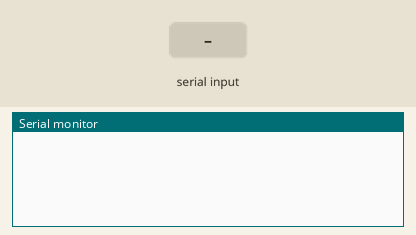
A sketch run on a simulated Arduino Mega 2560, built with avr-gcc and run on an emulated ATmega2560. Shown: the last lines printed to the serial monitor. The test bench sets the inputs (shaded band).

Above: at 1.2 s.
1.3 s: "90,45\n" received over the second serial link
At 2.1 s:
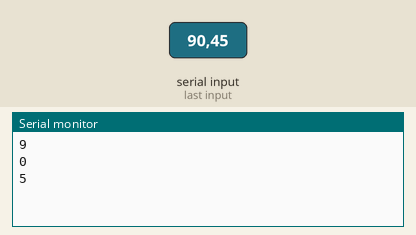
2.8 s: "30,150\n" received over the second serial link
At 3.2 s:
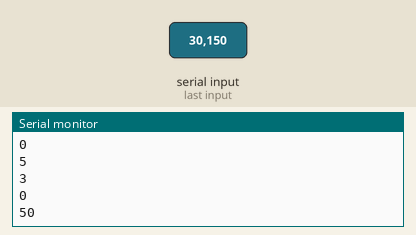
Timing chart, 0 to 5.8 s (numbered marks = the images above; inputs shaded):
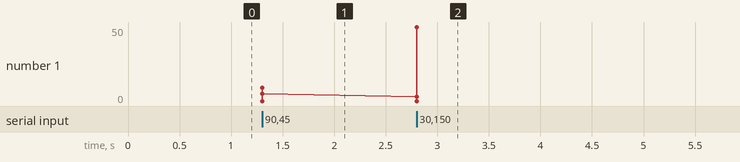

Measured:
- after the input at 1.3 s, the serial monitor: prints a new line at once (image 1)
- after the input at 2.8 s, the serial monitor: prints a new line at once (image 2)
- plotted number 1: 5 → 50 after the input at 2.8 s

The sketch:

hora.ino
```cpp
int incomingByte = 0;
char inString[48];

void setup() {

   Serial.begin(115200);
   Serial3.begin(115200);
   Serial.flush();
}

void loop() {
char j[9];
if (Serial3.available() > 0){

     for(int i = 0;i<9;i++)
     {
       j[i]=Serial3.read();


     }
     Serial.println(atoi(j));

   }
         /*       delay(500);
                unsigned long epoch = atol(inString);
                Serial.print((epoch  % 86400L) / 3600); // print the hour (86400 equals secs per day)
       Serial.print(':');
    if ( ((epoch % 3600) / 60) < 10 ) {

      Serial.print('0');
    }
    Serial.print((epoch  % 3600) / 60); // print the minute (3600 equals secs per minute)

    Serial.print(':');
    if ( (epoch % 60) < 10 ) {

      Serial.print('0');
    }
    Serial.println(epoch % 60); // print the second
                Serial3.flush();

delay(1000);*/


}
```
